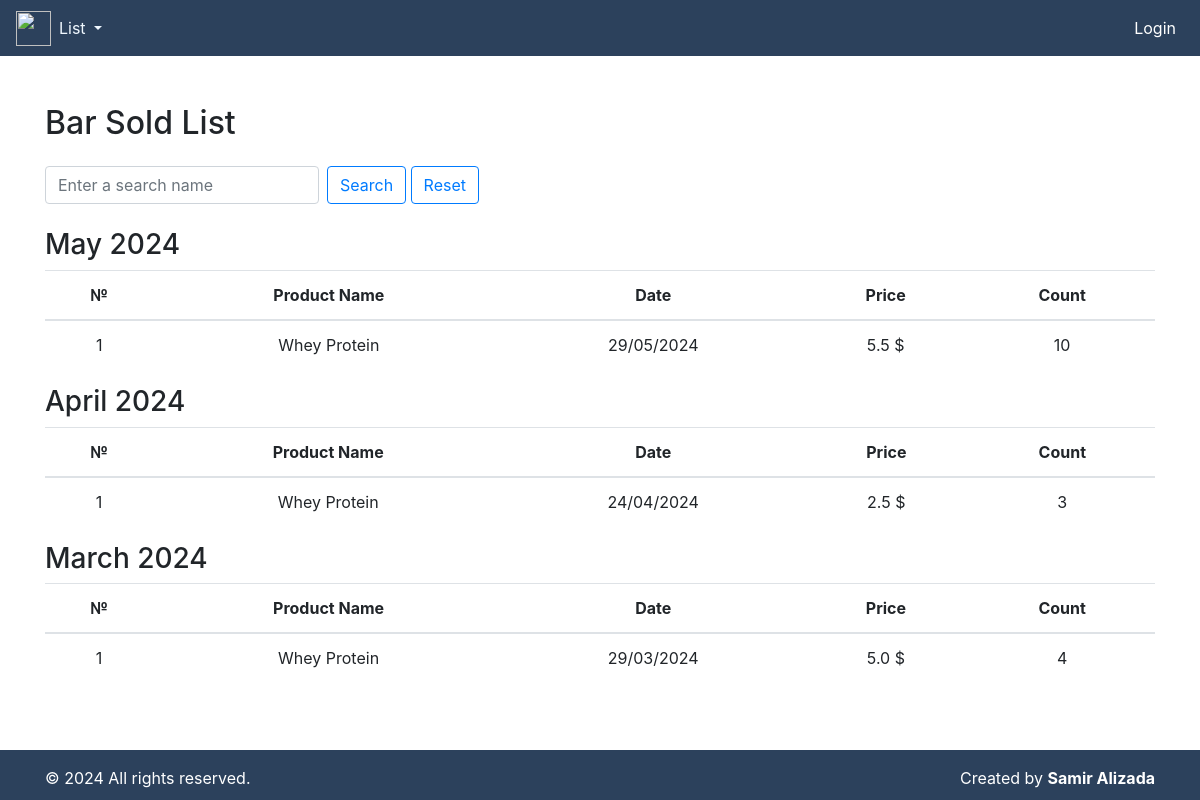
Page /bar-sold-list/ on the committed database.
### fitness/models.py (models this page shows, shortened)
class BarSold(models.Model):
    product_name = models.ForeignKey(Bar, on_delete=models.CASCADE, null=True, blank=True)
    date = models.DateField(default=timezone.now)
    price = models.FloatField()
    count = models.IntegerField()

class Bar(models.Model):
    product_name = models.CharField(max_length=100)
    price = models.FloatField()
    stock_number = models.IntegerField()
    def __str__(self) -> str:
        return f"{self.product_name}"

### fitness/views.py (the view)
# urls.py: path('bar-sold-list/', bar_sold_list, name='bar_sold_list'),
def bar_sold_list(request):
    today = date.today()
    query = request.GET.get('q')
    bar_solds = BarSold.objects.all()
    if query:
        bar_solds = bar_solds.filter(product_name__icontains=query)
    grouped_bar_solds_dict = {}
    for bar_sold in bar_solds:
        month_key = bar_sold.date.strftime('%Y-%m')
        month_display = bar_sold.date.strftime('%B %Y')
        if month_key not in grouped_bar_solds_dict:
            grouped_bar_solds_dict[month_key] = {
                'display': month_display,
                'bar_solds': []
            }
        grouped_bar_solds_dict[month_key]['bar_solds'].append(bar_sold)
    sorted_grouped_bar_solds_list = sorted(
        grouped_bar_solds_dict.items(),
        key=lambda x: x[0],
        reverse=True
    )
    sorted_grouped_bar_solds_list = {
        item[1]['display']: item[1]['bar_solds']
        for item in sorted_grouped_bar_solds_list
    }
    return render(request, 'bar_sold_list.html', {'grouped_bar_solds': sorted_grouped_bar_solds_list, 'today': today})

### templates/bar_sold_list.html (shortened to what this page needs)
{% include "index.html" %}
{% block content %}
<div class="container mt-5">
    <h2 class="mb-4">Bar Sold List</h2>
    <form method="GET" class="mb-3">
        <div class="form-inline mb-4">
            <input type="text" name="q" class="form-control mr-sm-2" placeholder="Enter a search name">
            <button class="btn btn-outline-primary my-2 my-sm-0" type="submit">Search</button>
            <a href="{% url 'bar_sold_list' %}"><button class="btn btn-outline-primary my-2 my-sm-0"
                    type="submit">Reset</button>
            </a>
        </div>
    </form>
    {% for month, bar_solds in grouped_bar_solds.items %}
    <h3>{{ month }}</h3>
    <table class="table text-center">
        <thead>
            <tr>
                <th scope="col">№</th>
                <th scope="col">Product Name</th>
                <th scope="col">Date</th>
                <th scope="col">Price</th>
                <th scope="col">Count</th>
            </tr>
        </thead>
        <tbody>
            {% for bar_sold in bar_solds %}
            <tr>
                <td>{{ forloop.counter }}</td>
                <td>{{ bar_sold.product_name }}</td>
                <td>{{ bar_sold.date|date:"d/m/Y" }}</td>
                <td>{{ bar_sold.price }} $</td>
                <td>{{ bar_sold.count }}</td>
            </tr>
            {% endfor %}
        </tbody>
    </table>
    {% endfor %}
</div>
{% endblock content %}

### rows in the picture
BarSold: month "May 2024", product_name "Whey Protein", date "29/05/2024", price "5.5", count "10"
BarSold: month "April 2024", product_name "Whey Protein", date "24/04/2024", price "2.5", count "3"
BarSold: month "March 2024", product_name "Whey Protein", date "29/03/2024", price "5.0", count "4"
